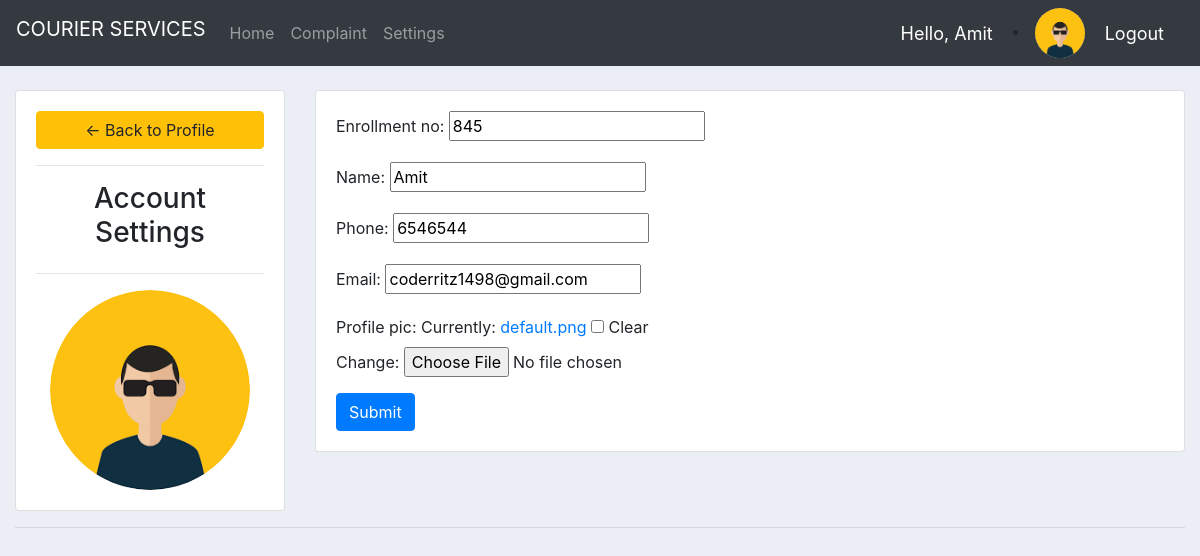
The page /user_settings/ (signed in) on the database its author committed.
### courier/models.py (models this page shows, shortened)
class Student(models.Model):
    user = models.OneToOneField(User, null=True, on_delete=models.CASCADE)
    enrollment_no = models.IntegerField(null=True)
    name = models.CharField(max_length=200, null=True)
    room_no = models.CharField(max_length=10, null=True)
    phone = models.IntegerField(null=True)
    email = models.CharField(max_length=200, null=True)
    profile_pic = models.ImageField(default='default.png',null=True, blank=True)
    date_created = models.DateTimeField(auto_now_add=True, null=True)

### courier/decorators.py (the view)
        def wrapper_func(request, *args, **kwargs):
            group = None
            if request.user.groups.exists():
                group = request.user.groups.all()[0].name
            if group in allowed_roles:
                return view_func(request, *args, **kwargs)
            else:
                return HttpResponse('You are not authorized to view this page')

### courier/forms.py
class StudentForm(ModelForm):
    class Meta:
        model=Student
        fields='__all__'
        exclude=['room_no','user']

### courier/views.py (called while the page is built)
@login_required(login_url='login')
@allowed_users(allowed_roles=['student'])
def userSetting(request):
    student=request.user.student
    form=StudentForm(instance=student)
    if request.method=='POST':
        form=StudentForm(request.POST,request.FILES,instance=student)
        if form.is_valid():
            form.save()
            return redirect('user-page')
    context={'form':form}
    return render(request,'courier/user_settings.html',context)

### courier/templates/courier/user_settings.html (shortened to what this page needs)
{%  extends  'courier/main.html' %}
{% load static %}
{% block content %}
<br>
<div class="row">
	<div class="col-md-3">
		<div class="card card-body">
			<a class="btn btn-warning" href="{% url 'home' %}"> &#8592; Back to Profile</a>
			<hr>
			<h3 style="text-align: center">Account Settings</h3>
			<hr>
			<img class="profile-pic" src="{{request.user.student.profile_pic.url}}" >
		</div>
	</div>
	<div class="col-md-9">
		<div class="card card-body">
			<form method="POST" action="" enctype="multipart/form-data">
				{{form.as_p}}
			<input class="btn btn-primary" type="submit" name="Update Information">
			</form>
		</div>
	</div>
</div>
{% endblock %}

### courier/templates/courier/navbar.html (shortened to what this page needs)
{% load static %}
<nav class="navbar navbar-expand-lg navbar-dark bg-dark">
    <label class="navbar-brand">COURIER SERVICES</label>
  <div class="collapse navbar-collapse" id="navbarNav">
    <ul class="navbar-nav">
         {% if request.user.is_staff %}
      <li class="nav-item active">
        <a class="nav-link" href="{% url 'home' %}">Home</a>
      </li>
      <li class="nav-item">
        <a class="nav-link" href="{% url 'company' %}">Companies</a>
      </li>
        <li class="nav-item">
        <a class="nav-link" href="{% url 'register' %}">Register</a>
      </li>
             <li class="nav-item">
        <a class="nav-link" href={% url 'admin_complaint' %}>Complaint</a>
      </li>
             {% else %}
             <li class="nav-item">
        <a class="nav-link" href="{% url 'user-page' %}">Home</a>
      </li>
            <li class="nav-item">
        <a class="nav-link" href={% url 'room' request.user.student.id %}>Complaint</a>
      </li>
       <li class="nav-item">
        <a class="nav-link" href="{% url 'user_settings' %}">Settings</a>
      </li>
        {% endif %}
    </ul>
  </div>
{% if request.user.is_staff %}
    <span class="hello-msg" >Hello, {{ request.user }}</span>
    {% else %}
    <span class="hello-msg" >Hello, {{ request.user.student.name }}</span>
{% endif %}
{% if request.user.is_staff %}
    <li class="nav-item">
       <img class="img" src="{% static 'images/admin.jpeg' %}" height="50px" >
      </li>
       {% else %}
    <li class="nav-item">
       <img class="img" src="{{request.user.student.profile_pic.url}}" height="50px" >
      </li>
{% endif %}
    <span><a class="hello-msg" href="{% url 'logout' %}" >Logout</a></span>
</nav>

### static/css/main.css (style rules this page uses)
body { background-color: #ebeff5; }

### courier/templates/courier/navbar.html (style rules this page uses)
.hello-msg { font-size: 18px; color: #ffffff; margin-right: 20px; margin-left: 20px; }
.img { border-radius: 50%; }

### courier/templates/courier/user_settings.html (style rules this page uses)
.profile-pic { max-width: 200px; max-height:200px; margin: 0 auto; border-radius: 50%; }

### rows shown on the page
Student: enrollment_no "845", name "Amit", phone "6546544", email "coderritz1498@gmail.com"

### other values the page prints
{{ request.user.student.name }} "Amit"
